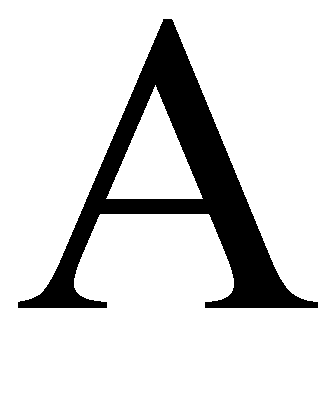
#> input picture data/alpha.png, 336 x 400 px
$ python kmCSD_demo.py   (Python 2 division)   (older library calls are emulated)
#> lines starting #> are read from the running program, lines starting #| are printed output that depends on the picture; after the words box and inside, x2 and y2 are one past the last pixel; in counts of white or black regions, pixels touching at a corner belong together
### Descriptors/ShapeContext/SCDescriptors.py
# -*- coding: utf-8 -*-

import cv2
import numpy as np
import cmath

def ComputeSCD(img_filename, ratio):
    """
        Computes and returns the shape context descriptors for an image. \n
        **Inputs**:

            * img_filename : the filename of the image \n
            * ratio : defines the edge points sampling procedure \n


        **Outputs**:

            * descriptors_list : list of dictionaries each one contains the decriptor \
            for an edge point along with the coordinates of that point \n

        *External Links*

        1. http://en.wikipedia.org/wiki/Shape_context \n
        2. http://www.eecs.berkeley.edu/Research/Projects/CS/vision/shape/belongie-pami02.pdf \n
    """
#> called with img_filename = '../../data/alpha.png', ratio = 100

    img = cv2.imread(img_filename)
#> img is the input picture: shape (400, 336, 3); 85.3% white; 1 black region, box (x1, y1, x2, y2) and area: (18, 19, 318, 308) 19709
    img_canny = cv2.Canny(img, 100, 200)
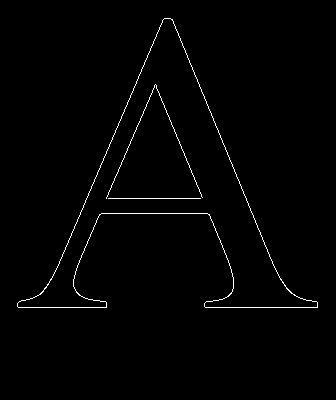
#> img_canny: shape (400, 336); 1.1% white in thin lines or dots, all inside (x1, y1, x2, y2) = (17, 18, 318, 308)
    edges = np.asarray(np.where(img_canny==255))

    high_val = edges.shape[1]-1
#> high_val = 1491
    samples = high_val/ratio
#> samples = 14
    edge_samples = np.random.random_integers(low=0, high=high_val, size=samples)
    edge_points = edges[:, edge_samples]

    vectors = [edge_points[:,i] - edge_points[:,j] for i in range(samples) for j in range(samples) if i != j]
#> vectors = 182 pairs, first value -188 to 188, second value -203 to 203

    polar_vectors = np.asarray([cmath.polar(complex(vec[0], vec[1])) for vec in vectors])
#> polar_vectors = 182 pairs, first value 1 to 226.3, second value -3.07 to 3.07
    polar_vectors[:,1] = np.degrees(polar_vectors[:,1])

    p_mean = np.mean(polar_vectors[:,0])
#> p_mean = 114.7
    norm_polar_vectors = [(np.log(polar_vectors[i,0]/p_mean), polar_vectors[i,1]) for i in range(polar_vectors.shape[0])]
#> norm_polar_vectors = 182 pairs, first value -4.74 to 0.68, second value -175.6 to 175.6

    x_min = np.log(0.125)
    x_max = np.log(2.0)
    x_range = x_max - x_min
    x_step = x_range/5
    x_epsilon = 0.0000001
    xedges = list(np.arange(x_min,x_max+x_epsilon, x_step))
    yedges = list(np.arange(-180,180+30, 30))

    split_list_idx = samples -1
#> split_list_idx = 13
    descriptors_list = []
    d_append = descriptors_list.append
    hist2d = np.histogram2d
    for i in range(samples):
        temp_list = SplitList(norm_polar_vectors, split_list_idx, i)
        H, xedges, yedges = hist2d(temp_list[:,0], temp_list[:,1], bins=(xedges, yedges), normed=False)
        H = H / (samples - 1.0)
        d1 = {'coordinates':edge_points[:,i], 'descriptor':H }
        d_append(d1)
#> after the loop, xedges = [-2.08, -1.52, -0.97, -0.416, 0.139, 0.693]; yedges = [-180, -150, -120, -90, -60, -30, 0, 30, 60, 90, 120, 150, 180]

    return descriptors_list


def SplitList(original_list, split_list_idx, index):
    start_idx = index * split_list_idx
    end_idx = start_idx + split_list_idx
    temp_list = np.asarray(original_list[start_idx:end_idx])

    return temp_list


# [52 lines left out: functions Chi_Squared, CostMatrix, not called in this run]


### Descriptors/ShapeContext/kmCSD_demo.py
# -*- coding: utf-8 -*-

import time
import SCDescriptors

filename = '../../data/alpha.png'

t1 = time.time()
#> (the run stopped early here; a loop or call above may not have finished)
